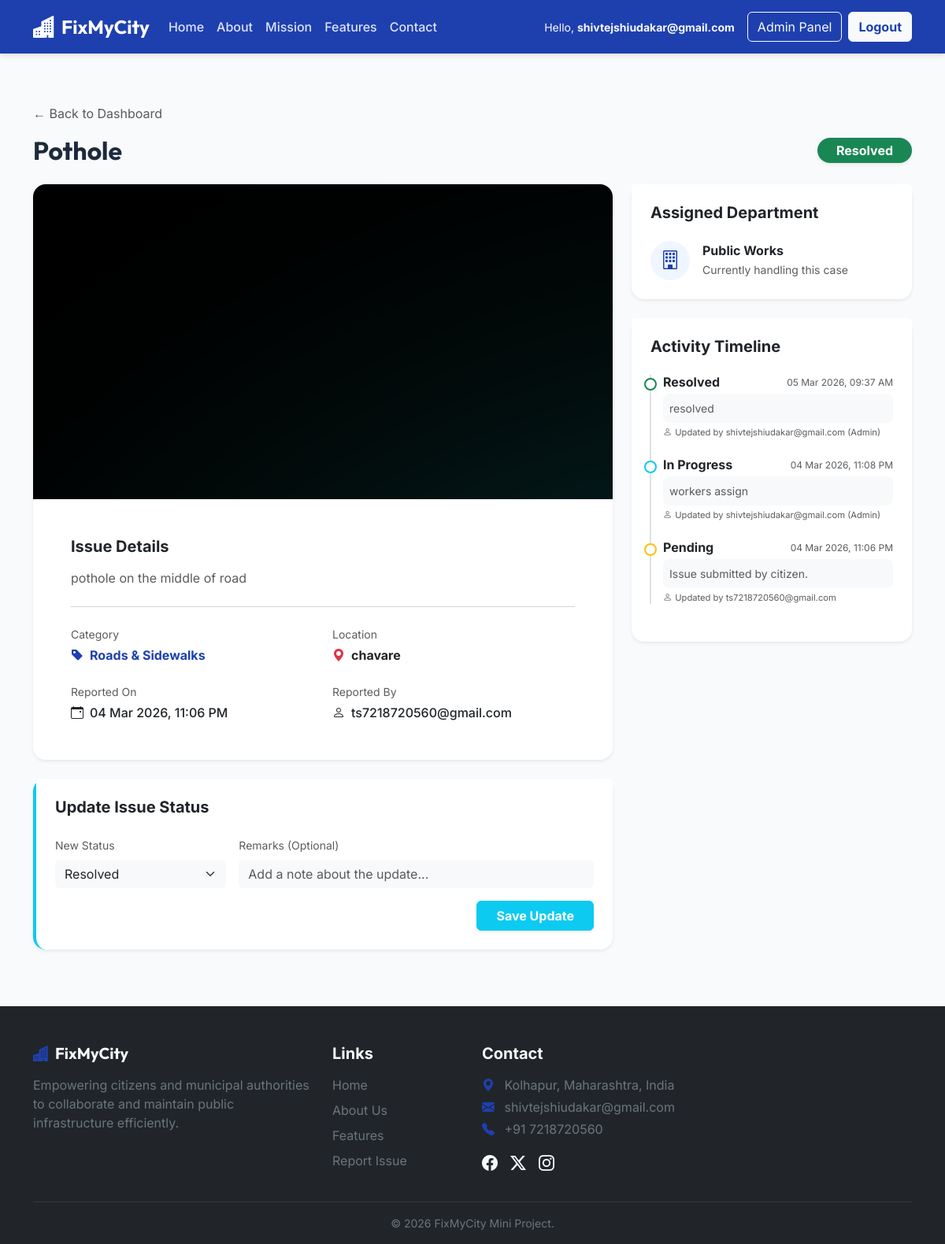
/issue/1 (signed in), run on the app's committed database.
### tables this page shows
CREATE TABLE issues (
            id INTEGER PRIMARY KEY AUTOINCREMENT,
            user_id INTEGER NOT NULL,
            title VARCHAR(150) NOT NULL,
            category VARCHAR(50) NOT NULL,
            location_desc TEXT NOT NULL,
            latitude REAL,
            longitude REAL,
            description TEXT,
            image_path VARCHAR(255),
            status TEXT CHECK(status IN ('Pending', 'In Progress', 'Resolved', 'Rejected')) DEFAULT 'Pending',
            department_id INTEGER,
            created_at TIMESTAMP DEFAULT CURRENT_TIMESTAMP,
            updated_at TIMESTAMP DEFAULT CURRENT_TIMESTAMP,
            FOREIGN KEY (user_id) REFERENCES users(id) ON DELETE CASCADE,
            FOREIGN KEY (department_id) REFERENCES departments(id) ON DELETE SET NULL
        );

CREATE TABLE users (
            id INTEGER PRIMARY KEY AUTOINCREMENT,
            username VARCHAR(50) NOT NULL UNIQUE,
            email VARCHAR(100) NOT NULL UNIQUE,
            password_hash VARCHAR(255) NOT NULL,
            role TEXT CHECK(role IN ('citizen', 'staff', 'admin')) DEFAULT 'citizen',
            department_id INTEGER,
            full_name VARCHAR(100),
            phone VARCHAR(20),
            created_at TIMESTAMP DEFAULT CURRENT_TIMESTAMP,
            FOREIGN KEY (department_id) REFERENCES departments(id) ON DELETE SET NULL
        );

CREATE TABLE departments (
            id INTEGER PRIMARY KEY AUTOINCREMENT,
            name VARCHAR(100) NOT NULL,
            description TEXT,
            created_at TIMESTAMP DEFAULT CURRENT_TIMESTAMP
        );

CREATE TABLE status_updates (
            id INTEGER PRIMARY KEY AUTOINCREMENT,
            issue_id INTEGER NOT NULL,
            user_id INTEGER NOT NULL,
            status VARCHAR(50) NOT NULL,
            remarks TEXT,
            created_at TIMESTAMP DEFAULT CURRENT_TIMESTAMP,
            FOREIGN KEY (issue_id) REFERENCES issues(id) ON DELETE CASCADE,
            FOREIGN KEY (user_id) REFERENCES users(id) ON DELETE CASCADE
        );

### app.py (the view)
@app.route('/issue/<int:issue_id>')
@login_required
def view_issue(issue_id):
    conn = get_db_connection()
    issue = conn.execute(
        '''SELECT i.*, u.username as reporter_name, d.name as department_name
           FROM issues i
           JOIN users u ON i.user_id = u.id
           LEFT JOIN departments d ON i.department_id = d.id
           WHERE i.id = ?''',
        (issue_id,)
    ).fetchone()
    if not issue:
        flash('Issue not found.', 'danger')
        conn.close()
        return redirect(url_for('index'))
    if session.get('role') == 'citizen' and issue['user_id'] != session['user_id']:
        flash('You do not have permission to view this issue.', 'danger')
        conn.close()
        return redirect(url_for('citizen_dashboard'))
    updates = conn.execute(
        '''SELECT s.*, u.username, u.role
           FROM status_updates s
           JOIN users u ON s.user_id = u.id
           WHERE s.issue_id = ?
           ORDER BY s.created_at DESC''',
        (issue_id,)
    ).fetchall()
    conn.close()
    issue = dict(issue)
    issue['created_at'] = convert_to_ist(issue['created_at'])
    if issue.get('updated_at'):
        issue['updated_at'] = convert_to_ist(issue['updated_at'])
    updates = [dict(update) for update in updates]
    for update in updates:
        update['created_at'] = convert_to_ist(update['created_at'])
    return render_template('view_issue.html', issue=issue, updates=updates)

### app.py (called while the page is built)
def convert_to_ist(utc_time):
    if not utc_time:
        return utc_time
    utc = pytz.utc
    ist = pytz.timezone("Asia/Kolkata")
    if isinstance(utc_time, str):
        utc_dt = dt.strptime(utc_time, "%Y-%m-%d %H:%M:%S")
    else:
        utc_dt = utc_time
    utc_dt = utc.localize(utc_dt)
    ist_dt = utc_dt.astimezone(ist)
    return ist_dt.strftime("%d %b %Y, %I:%M %p")

@app.context_processor
def inject_user():
    user = None
    if 'user_id' in session:
        conn = get_db_connection()
        user = conn.execute('SELECT * FROM users WHERE id = ?', (session['user_id'],)).fetchone()
        conn.close()
    return dict(current_user=user)

def login_required(f):
    @wraps(f)
    def decorated_function(*args, **kwargs):
        if 'user_id' not in session:
            flash('Please log in to access this page.', 'warning')
            return redirect(url_for('login', next=request.url))
        return f(*args, **kwargs)
    return decorated_function

### database.py (called while the page is built)
def get_db_connection():
    conn = sqlite3.connect(Config.DB_PATH)
    conn.row_factory = sqlite3.Row
    return conn

### templates/view_issue.html (shortened to what this page needs)
{% extends 'base.html' %}
{% block content %}
<div class="container py-5">
    <div class="mb-4">
        <a href="
            {% if session.role == 'admin' %}{{ url_for('admin_dashboard') }}
            {% elif session.role == 'staff' %}{{ url_for('staff_dashboard') }}
            {% else %}{{ url_for('citizen_dashboard') }}{% endif %}
        " class="text-decoration-none text-muted mb-3 d-inline-block hover-lift">&larr; Back to Dashboard</a>
        <div class="d-flex justify-content-between align-items-center">
            <h2 class="fw-bold font-outfit mb-0 text-truncate me-3">{{ issue.title }}</h2>
            <span class="badge fs-6
                {% if issue.status == 'Pending' %}bg-warning text-dark
                {% elif issue.status == 'In Progress' %}bg-info text-white
                {% elif issue.status == 'Resolved' %}bg-success text-white
                {% elif issue.status == 'Rejected' %}bg-danger text-white
                {% endif %} rounded-pill px-4 py-2 shadow-sm">
                {{ issue.status }}
            </span>
        </div>
    </div>
    <div class="row g-4">
        <div class="col-lg-8">
            <div class="card border-0 shadow-sm rounded-4 overflow-hidden mb-4">
                {% if issue.image_path %}
                <img src="{{ url_for('static', filename='uploads/' + issue.image_path) }}" class="card-img-top w-100"
                    alt="Issue Evidence" style="max-height: 400px; object-fit: cover;">
                {% else %}
                <div class="bg-light d-flex flex-column align-items-center justify-content-center border-bottom text-muted"
                    style="height: 250px;">
                    <i class="bi bi-image-alt fs-1 mb-2 opacity-50"></i>
                    <p class="mb-0">No image provided</p>
                </div>
                {% endif %}
                <div class="card-body p-4 p-md-5">
                    <h5 class="fw-bold mb-3">Issue Details</h5>
                    <p class="text-muted" style="white-space: pre-wrap;">{{ issue.description }}</p>
                    <hr class="my-4 text-muted opacity-25">
                    <div class="row g-4">
                        <div class="col-sm-6">
                            <p class="text-muted small mb-1">Category</p>
                            <p class="fw-bold mb-0 text-primary-custom"><i class="bi bi-tag-fill me-2"></i>{{
                                issue.category }}</p>
                        </div>
                        <div class="col-sm-6">
                            <p class="text-muted small mb-1">Location</p>
                            <p class="fw-bold mb-0"><i class="bi bi-geo-alt-fill me-2 text-danger"></i>{{
                                issue.location_desc }}</p>
                        </div>
                        <div class="col-sm-6">
                            <p class="text-muted small mb-1">Reported On</p>
                            <p class="fw-medium mb-0"><i class="bi bi-calendar-event me-2"></i>{{ issue.created_at
                                }}</p>
                        </div>
                        <div class="col-sm-6">
                            <p class="text-muted small mb-1">Reported By</p>
                            <p class="fw-medium mb-0"><i class="bi bi-person me-2"></i>{{ issue.reporter_name }}</p>
                        </div>
                    </div>
                </div>
            </div>
            {% if session.role in ['staff', 'admin'] %}
            <div class="card border-0 shadow-sm rounded-4 mb-4 border-start border-4 border-info">
                <div class="card-header bg-white p-4 border-0">
                    <h5 class="fw-bold mb-0">Update Issue Status</h5>
                </div>
                <div class="card-body p-4 pt-0">
                    <form action="{{ url_for('update_issue_status', issue_id=issue.id) }}" method="POST">
                        <div class="row g-3">
                            <div class="col-md-4">
                                <label for="status" class="form-label small text-muted">New Status</label>
                                <select class="form-select bg-light border-0" id="status" name="status" required>
                                    <option value="Resolved" {% if issue.status=='Resolved' %}selected{% endif %}>
                                        Resolved</option>
                                </select>
                            </div>
                            <div class="col-md-8">
                                <label for="remarks" class="form-label small text-muted">Remarks (Optional)</label>
                                <input type="text" class="form-control bg-light border-0" id="remarks" name="remarks"
                                    placeholder="Add a note about the update...">
                            </div>
                            <div class="col-12 mt-3 text-end">
                                <button type="submit" class="btn btn-info text-white fw-bold shadow-sm px-4">Save
                                    Update</button>
                            </div>
                        </div>
                    </form>
                </div>
            </div>
            {% endif %}
        </div>
        <div class="col-lg-4">
            <div class="card border-0 shadow-sm rounded-4 mb-4">
                <div class="card-header bg-white p-4 border-0 pb-0">
                    <h5 class="fw-bold mb-0">Assigned Department</h5>
                </div>
                <div class="card-body p-4">
                    {% if issue.department_name %}
                    <div class="d-flex align-items-center">
                        <div class="bg-primary-light text-primary-custom rounded-circle p-3 me-3 d-flex justify-content-center align-items-center"
                            style="width: 50px; height: 50px;">
                            <i class="bi bi-building fs-4"></i>
                        </div>
                        <div>
                            <h6 class="fw-bold mb-1">{{ issue.department_name }}</h6>
                            <p class="text-muted small mb-0">Currently handling this case</p>
                        </div>
                    </div>
                    {% else %}
                    <div class="text-muted small"><i class="bi bi-clock-history me-2"></i>Awaiting categorization and
                        assignment.</div>
                    {% endif %}
                </div>
            </div>
            <div class="card border-0 shadow-sm rounded-4">
                <div class="card-header bg-white p-4 border-0 pb-2">
                    <h5 class="fw-bold mb-0">Activity Timeline</h5>
                </div>
                <div class="card-body p-4 pt-0">
                    <div class="position-relative ms-3 mt-3">
                        <div class="position-absolute h-100 border-start border-2 border-primary-light"
                            style="left: -1rem; top: 0; transform: translateX(-50%);"></div>
                        {% for update in updates %}
                        <div class="position-relative mb-4">
                            <div class="position-absolute bg-white border border-2
                                {% if update.status == 'Pending' %}border-warning
                                {% elif update.status == 'In Progress' %}border-info
                                {% elif update.status == 'Resolved' %}border-success
                                {% elif update.status == 'Rejected' %}border-danger
                                {% else %}border-primary-custom{% endif %}
                                rounded-circle"
                                style="width: 1rem; height: 1rem; left: -1rem; top: 0.2rem; transform: translateX(-50%);">
                            </div>
                            <div>
                                <div class="d-flex justify-content-between align-items-center mb-1">
                                    <h6 class="fw-bold mb-0">{{ update.status }}</h6>
                                    <small class="text-muted" style="font-size: 0.75rem;">{{ update.created_at
                                        }}</small>
                                </div>
                                {% if update.remarks and update.remarks != '' %}
                                <p class="text-muted small mb-1 bg-light p-2 rounded-3">{{ update.remarks }}</p>
                                {% endif %}
                                <p class="text-muted small mb-0" style="font-size: 0.7rem;"><i
                                        class="bi bi-person me-1"></i>Updated by {{ update.username }}
                                    {% if update.role in ['staff', 'admin'] %}({{ update.role|capitalize }}){% endif %}
                                </p>
                            </div>
                        </div>
                        {% endfor %}
                    </div>
                </div>
            </div>
        </div>
    </div>
</div>
{% endblock %}

### static/css/style.css (style rules this page uses)
:root { --fmc-primary: #1e40af; --fmc-primary-light: #eff6ff; --fmc-secondary: #3b82f6; --fmc-accent: #f59e0b; --fmc-dark: #1e293b; --fmc-light: #f8fafc; --fmc-success: #10b981; --fmc-success-light: #ecfdf5; --fmc-warning: #f59e0b; --fmc-warning-light: #fffbeb; --fmc-info: #0ea5e9; --fmc-info-light: #f0f9ff; --fmc-danger: #ef4444; }
body { font-family: 'Inter', sans-serif; background-color: var(--fmc-light); color: var(--fmc-dark); }
.font-outfit { font-family: 'Outfit', sans-serif; }
.text-primary-custom { color: var(--fmc-primary) !important; }
.bg-primary-light { background-color: var(--fmc-primary-light) !important; }
.hover-lift { transition: transform 0.3s ease, box-shadow 0.3s ease; }

### data on the page
issues: title "Pothole", status "Resolved", image_path (picture), description "pothole on the middle of road", category "Roads & Sidewalks", location_desc "chavare"
users: reporter_name "ts7218720560@gmail.com"
departments: department_name "Public Works"
status_updates: status "Resolved", created_at "05 Mar 2026, 09:37 AM", remarks "resolved", username "shivtejshiudakar@gmail.com", role "Admin"
status_updates: status "In Progress", created_at "04 Mar 2026, 11:08 PM", remarks "workers assign", username "shivtejshiudakar@gmail.com", role "Admin"
status_updates: status "Pending", created_at "04 Mar 2026, 11:06 PM", remarks "Issue submitted by citizen.", username "ts7218720560@gmail.com"

### other printed values
{{ session.get('username') }} "shivtejshiudakar@gmail.com"
{{ issue.created_at }} "04 Mar 2026, 11:06 PM"
{{ range(2023, 2027) | last }} "2026"
